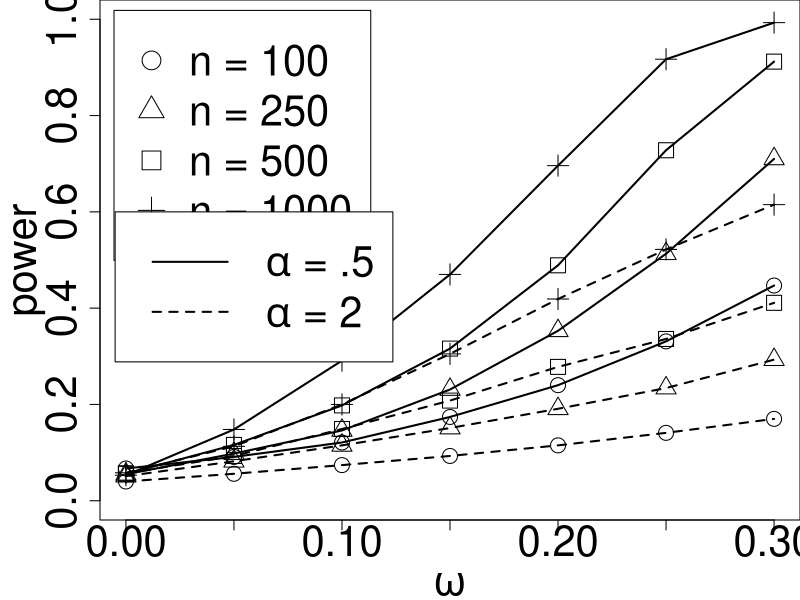

Recreate this plot in R.
# The main program -------------------------------------------------------------
# The following code takes simulated power from Table A13 and Table A14 and
# produces Figure 2 (right) in the main paper. The files "powerztnbl1a5.csv" and
# "powerztnbl1a2.csv", derived from Table A13 and Table A14, must be in the 
# working directory. A graphic file is created in the working directory, named
# "powerztnb.png".

png(file="powerztnb.png", width=800, height=800)

rangex <- c(0,.3)
rangey <- c(0,1)

xs <- c(0,0.05,0.1,0.15,0.2,0.25,0.3)

labelsize <- 2.5
psize <- 2
lsize <- 2

par("mar"=c(4,5,0,0))

ztnb100 <- matrix(c(xs,0.067,read.csv('data/powerztnbl1a5.csv',header=FALSE)[,1]),,2)
ztnb250 <- matrix(c(xs,0.055,read.csv('data/powerztnbl1a5.csv',header=FALSE)[,2]),,2)
ztnb500 <- matrix(c(xs,0.056,read.csv('data/powerztnbl1a5.csv',header=FALSE)[,3]),,2)
ztnb1000 <-matrix(c(xs,0.053,read.csv('data/powerztnbl1a5.csv',header=FALSE)[,4]),,2)
# The main program -------------------------------------------------------------
plot(ztnb100, type="p", col=1, pch=1, ylab="power", xlab=expression(omega), 
     xlim=rangex, ylim=rangey,cex.lab=labelsize,cex.axis=labelsize,cex=psize)
lines(ztnb250, type="p", col=1, pch=2, xlim=rangex, ylim=rangey,cex=psize)
lines(ztnb500, type="p", col=1, pch=0, xlim=rangex, ylim=rangey,cex=psize)
lines(ztnb1000, type="p", col=1, pch=3, xlim=rangex, ylim=rangey,cex=psize)
lines(ztnb100, type="l", col=1, pch=1, xlim=rangex, ylim=rangey,lwd=lsize)
lines(ztnb250, type="l", col=1, pch=2, xlim=rangex, ylim=rangey,lwd=lsize)
lines(ztnb500, type="l", col=1, pch=0, xlim=rangex, ylim=rangey,lwd=lsize)
lines(ztnb1000, type="l", col=1, pch=3, xlim=rangex, ylim=rangey,lwd=lsize)

ztnb100 <- matrix(c(xs,0.040,read.csv('data/powerztnbl1a2.csv',header=FALSE)[,1]),,2)
ztnb250 <- matrix(c(xs,0.051,read.csv('data/powerztnbl1a2.csv',header=FALSE)[,2]),,2)
ztnb500 <- matrix(c(xs,0.057,read.csv('data/powerztnbl1a2.csv',header=FALSE)[,3]),,2)
ztnb1000 <-matrix(c(xs,0.058,read.csv('data/powerztnbl1a2.csv',header=FALSE)[,4]),,2)

lines(ztnb100, type="p", col=1, pch=1, xlim=rangex, ylim=rangey,cex=psize)
lines(ztnb250, type="p", col=1, pch=2, xlim=rangex, ylim=rangey,cex=psize)
lines(ztnb500, type="p", col=1, pch=0, xlim=rangex, ylim=rangey,cex=psize)
lines(ztnb1000, type="p", col=1, pch=3, xlim=rangex, ylim=rangey,cex=psize)
lines(ztnb100, type="l",col=1,pch=1,lty = 2, xlim=rangex, ylim=rangey,lwd=lsize)
lines(ztnb250, type="l",col=1,pch=2,lty = 2, xlim=rangex, ylim=rangey,lwd=lsize)
lines(ztnb500, type="l",col=1,pch=0,lty = 2, xlim=rangex, ylim=rangey,lwd=lsize)
lines(ztnb1000, type="l",col=1,pch=3,lty = 2,xlim=rangex, ylim=rangey,lwd=lsize)

legend("topleft", c("n = 100","n = 250","n = 500","n = 1000"), pch=c(1,2,0,3), 
       col=1, inset = .02, cex=2.5)
legend(x=-0.005,y=.6,c(expression(paste(alpha," = .5")),expression(paste(alpha,
       " = 2"))), lty=c(1,2), lwd= lsize, col=1, inset = .1, cex=labelsize)

dev.off()